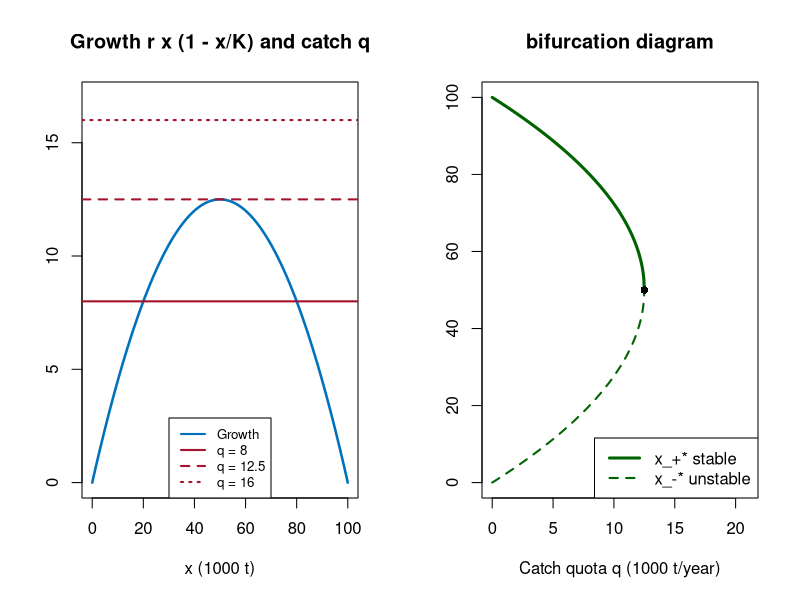

The R source for this figure:
# Fig. 3.17: Harvesting with a fixed catch quota (book, Section 3.3)
# dx/dt = r (1 - x/K) x - q with r = 0.5, K = 100;  steady at x* = K/2 (1 ± sqrt(1 - 4q/(rK))) as long as q <= rK/4 = 12.5
# (c) 2026 Philipp Kügler · Program for the book "Dynamical Systems in the Life Sciences" · MIT License (see LICENSE)
r <- 0.5; K <- 100
gruen <- rgb(0, 0.39, 0)
par(mfrow = c(1, 2))
x <- seq(0, 100, length.out = 300)
plot(x, r * x * (1 - x / K), type = "l", col = rgb(0, 0.447, 0.741), lwd = 2.5, ylim = c(0, 17), xlab = "x (1000 t)", ylab = "",
     main = "Growth r x (1 - x/K) and catch q")
qs <- c(8, 12.5, 16)
for (i in 1:3) abline(h = qs[i], lty = i, col = rgb(0.64, 0.08, 0.18), lwd = 2)
legend("bottom", legend = c("Growth", sprintf("q = %g", qs)), col = c(rgb(0, 0.447, 0.741), rep(rgb(0.64, 0.08, 0.18), 3)), lty = c(1, 1:3), lwd = 2, cex = 0.8)
q <- seq(0, 12.5, length.out = 300)
w <- sqrt(1 - 4 * q / (r * K))
plot(q, K / 2 * (1 + w), type = "l", col = gruen, lwd = 3, xlim = c(0, 21), ylim = c(0, 100),
     xlab = "Catch quota q (1000 t/year)", ylab = "", main = "bifurcation diagram")
lines(q, K / 2 * (1 - w), lty = 2, col = gruen, lwd = 2); points(12.5, 50, pch = 16)
legend("bottomright", legend = c("x_+* stable", "x_-* unstable"), col = gruen, lty = 1:2, lwd = c(3, 2))
for (qq in c(8, 12.5)) {
  ww <- sqrt(1 - 4 * qq / (r * K))
  cat(sprintf("q = %g: x_- = %.2f,  x_+ = %.2f\n", qq, K / 2 * (1 - ww), K / 2 * (1 + ww)))
}
cat(sprintf("largest catch quota (MSY): q = rK/4 = %g\n", r * K / 4))
